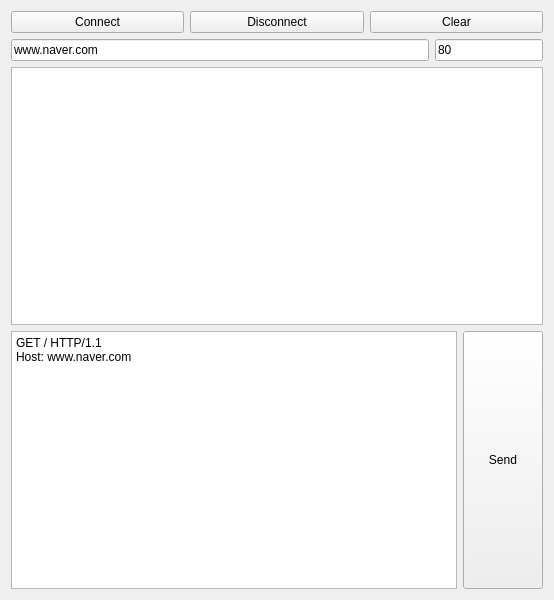
<?xml version="1.0" encoding="UTF-8"?>
<ui version="4.0">
 <class>Widget</class>
 <widget class="QWidget" name="Widget">
  <property name="geometry">
   <rect>
    <x>0</x>
    <y>0</y>
    <width>554</width>
    <height>600</height>
   </rect>
  </property>
  <property name="windowTitle">
   <string>Widget</string>
  </property>
  <layout class="QGridLayout" name="gridLayout">
   <item row="0" column="0">
    <layout class="QVBoxLayout" name="verticalLayout">
     <item>
      <layout class="QHBoxLayout" name="horizontalLayout">
       <item>
        <widget class="QPushButton" name="pbConnect">
         <property name="text">
          <string>Connect</string>
         </property>
        </widget>
       </item>
       <item>
        <widget class="QPushButton" name="pbDisconnect">
         <property name="text">
          <string>Disconnect</string>
         </property>
        </widget>
       </item>
       <item>
        <widget class="QPushButton" name="pbClear">
         <property name="text">
          <string>Clear</string>
         </property>
        </widget>
       </item>
      </layout>
     </item>
     <item>
      <layout class="QHBoxLayout" name="horizontalLayout_2">
       <item>
        <widget class="QLineEdit" name="leHost">
         <property name="text">
          <string>www.naver.com</string>
         </property>
        </widget>
       </item>
       <item>
        <widget class="QLineEdit" name="lePort">
         <property name="sizePolicy">
          <sizepolicy hsizetype="Fixed" vsizetype="Fixed">
           <horstretch>0</horstretch>
           <verstretch>0</verstretch>
          </sizepolicy>
         </property>
         <property name="text">
          <string>80</string>
         </property>
        </widget>
       </item>
      </layout>
     </item>
     <item>
      <widget class="QPlainTextEdit" name="pteMessage"/>
     </item>
     <item>
      <layout class="QHBoxLayout" name="horizontalLayout_3">
       <item>
        <widget class="QPlainTextEdit" name="pteSend">
         <property name="plainText">
          <string>GET / HTTP/1.1
Host: www.naver.com

</string>
         </property>
        </widget>
       </item>
       <item>
        <widget class="QPushButton" name="pbSend">
         <property name="sizePolicy">
          <sizepolicy hsizetype="Minimum" vsizetype="Expanding">
           <horstretch>0</horstretch>
           <verstretch>0</verstretch>
          </sizepolicy>
         </property>
         <property name="text">
          <string>Send</string>
         </property>
        </widget>
       </item>
      </layout>
     </item>
    </layout>
   </item>
  </layout>
 </widget>
 <resources/>
 <connections/>
</ui>
